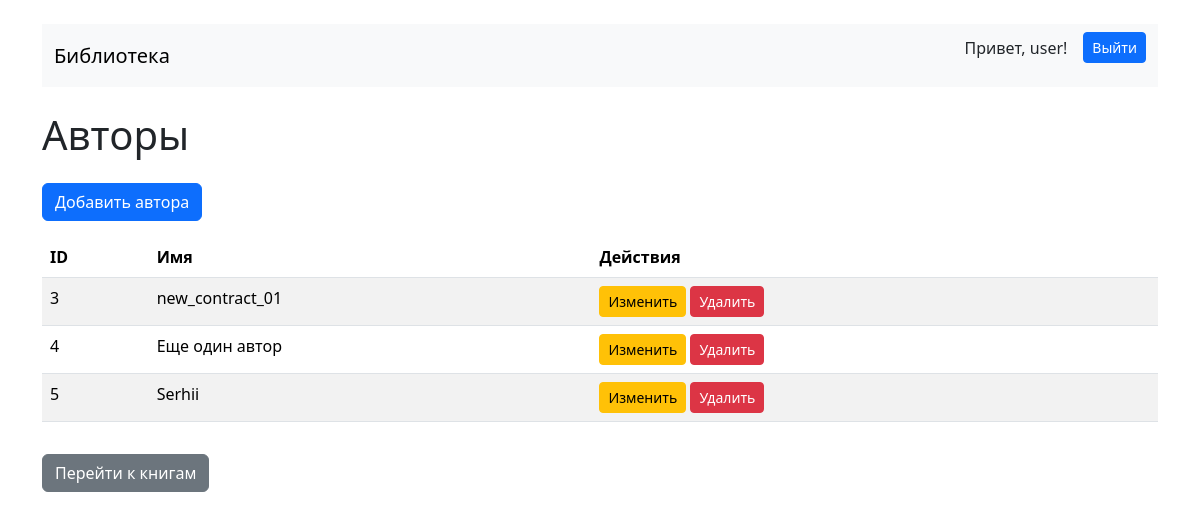
/authors/ (signed in), run on the app's committed database.
### news/models.py (models this page shows, shortened)
class Author(models.Model):
    name = models.CharField(max_length=100)

### news/views.py (the view)
# urls.py: path('authors/', AuthorListView.as_view(), name='author_list'),
class AuthorListView(ListView):
    model = Author
    template_name = 'news/author_list.html'
    context_object_name = 'authors'

### templates/news/author_list.html (shortened to what this page needs)
{% extends 'news/layout.html' %}
{% block content %}
<h1 class="mb-4">Авторы</h1>
<a href="{% url 'author_create' %}" class="btn btn-primary mb-3">Добавить автора</a>
<table class="table table-striped">
    <thead>
        <tr>
            <th>ID</th>
            <th>Имя</th>
            <th>Действия</th>
        </tr>
    </thead>
    <tbody>
        {% for author in authors %}
        <tr>
            <td>{{ author.id }}</td>
            <td>{{ author.name }}</td>
            <td>
                <a href="{% url 'author_update' author.pk %}" class="btn btn-sm btn-warning">Изменить</a>
                <a href="{% url 'author_delete' author.pk %}" class="btn btn-sm btn-danger">Удалить</a>
            </td>
        </tr>
        {% endfor %}
    </tbody>
</table>
<a href="{% url 'book_list' %}" class="btn btn-secondary mt-3">Перейти к книгам</a>
{% endblock %}

### templates/news/layout.html (shortened to what this page needs)
<!DOCTYPE html>
<html lang="ru">
<head>
    <link href="https://cdn.jsdelivr.net/npm/bootstrap@5.3.3/dist/css/bootstrap.min.css" rel="stylesheet">
</head>
<body class="container mt-4">
<nav class="navbar navbar-expand-lg navbar-light bg-light mb-4">
        <div class="container-fluid">
            <a class="navbar-brand" href="/">Библиотека</a>
            <div class="d-flex">
                {% if user.is_authenticated %}
                    <div class="d-flex justify-content-end align-items-center mb-3 gap-3">
                        <span>Привет, {{ user.username }}!</span>
                        <form method="post" action="{% url 'logout' %}">
                            <button type="submit" class="btn btn-primary btn-sm">Выйти</button>
                        </form>
                    </div>
                {% else %}
                    <div class="d-flex justify-content-end mb-3">
                        <a href="{% url 'login' %}" class="btn btn-primary btn-sm">Войти</a>
                    </div>
                {% endif %}
            </div>
        </div>
    </nav>
    {% block content %}{% endblock %}
</body>
</html>

### data on the page
Author: id "3", name "new_contract_01"
Author: id "4", name "Еще один автор"
Author: id "5", name "Serhii"

### other printed values
{{ user.username }} "user"
